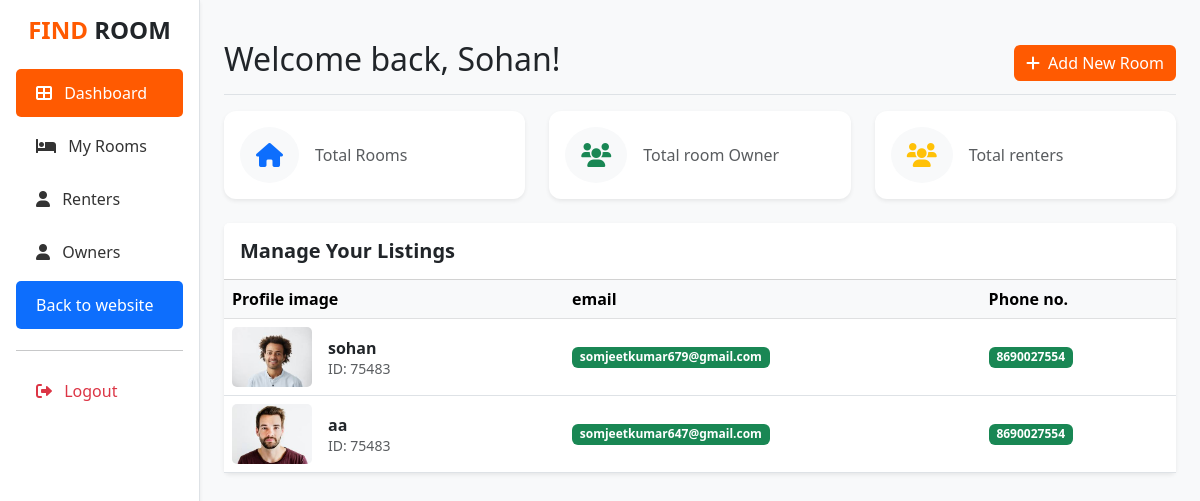
Page /room/renterList/ on the earlier database version.
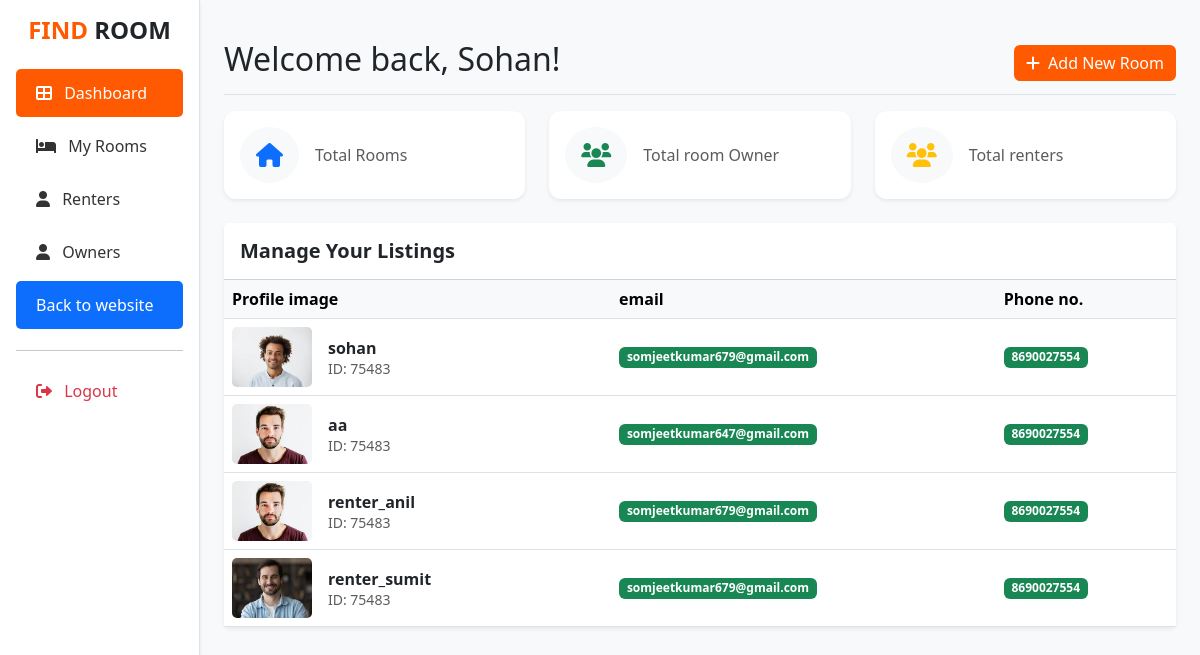
Same page on the later database version.
### Room/models.py (models this page shows, shortened)
class UserModel(AbstractUser):
    email = models.CharField(max_length=50)
    phone = models.CharField(max_length=15)
    image = models.ImageField(upload_to='images/', null=True,blank=True)
    verify = models.BooleanField(default=False)

### Room/views.py (the view)
# urls.py: path("renterList/", Renter_list.as_view(), name='renterList'),
class Renter_list(ListView):
    model = UserModel
    template_name = 'deshbord/renter.html'
    context_object_name = 'renter'
    def get_queryset(self):
        return UserModel.objects.filter(groups__name = 'Renter')

### Room/views.py (called while the page is built)
def dashboard_stats(request):
    if request.user.is_authenticated:
        return {
            'total_rooms': Room.objects.all().count(),
            'total_room_owners':UserModel.objects.filter(groups__name='Owner').count(),
            'total_room_renter':UserModel.objects.filter(groups__name='Renter').count(),
        }
    return {}

### templates/deshbord/renter.html
{% extends 'deshbord/base_B.html' %}
{% block content %}
<div class="card-body p-0">
    <div class="table-responsive">
        <table class="table table-hover align-middle mb-0">
            <thead class="table-light">
                <tr>
                    <th>Profile image</th>
                    <th>email</th>
                    <th>Phone no.</th>
                </tr>
            </thead>
            <tbody id="roomTable">
                {% for user in renter  %}
                <tr>
                    <td>
                        <div class="d-flex align-items-center">
                            <img src="{{ user.image.url }}" class="room-img-sm me-3" alt="room">
                            <div><span class="fw-bold">{{ user.username }}</span><br><small class="text-muted">ID: 75483</small></div>
                        </div>
                    </td>
                    <td><span class="badge bg-success">{{ user.email }}</span></td>
                    <td><span class="badge bg-success">{{ user.phone }}</span></td>
                </tr>
                {% endfor %}
                </tbody>
        </table>
    </div>
</div>
{% endblock %}

Differences in the rows shown:
added UserModel: image (picture), username "renter_anil", email "somjeetkumar679@gmail.com", phone "8690027554"
added UserModel: image (picture), username "renter_sumit", email "somjeetkumar679@gmail.com", phone "8690027554"
